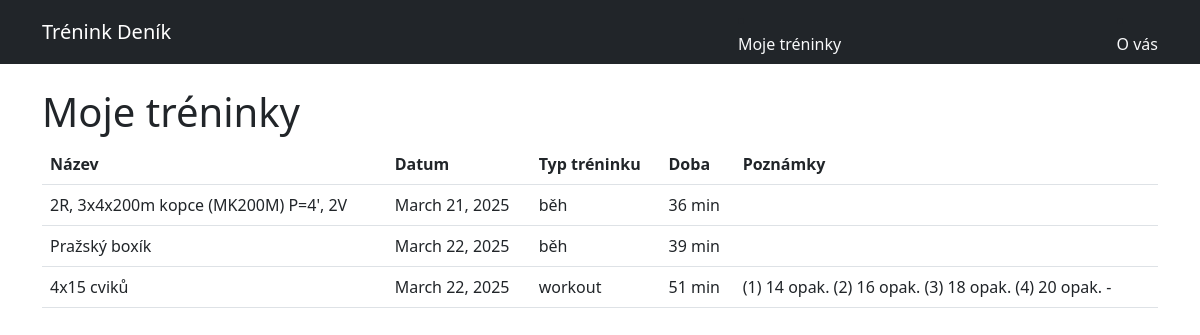
The page /treninky/ (signed in) on the database its author committed.
### api/models.py (models this page shows, shortened)
class Trenink(models.Model):
    TRENINK_TYPES = [
        ('gym', 'Gym/Posilovna'),
        ('workout', 'Workout'),
        ('běh', 'Běh'),
        ('cyklo', 'Kolo'),
    ]
    user = models.ForeignKey(Uzivatel, on_delete=models.CASCADE)
    nazev = models.CharField(max_length=100)
    datum = models.DateField()
    type = models.CharField(max_length=20, choices=TRENINK_TYPES) # Typ tréninku
    doba = models.PositiveIntegerField() # Uplynulá doba tréninku v minutách
    pozn = models.TextField(blank=True)
    active = models.BooleanField(default=True)

### api/views.py (the view)
# urls.py: path('treninky/', treninky, name='treninky'),
def treninky(request):
    treninky = Trenink.objects.filter(user=request.user)
    return render(request, 'treninky.html', {'treninky' : treninky})

### templates/treninky.html (shortened to what this page needs)
{% extends "kalendar.html" %}
{% block content %}
<h1>Moje tréninky</h1>
<table class="table">
    <thead>
        <tr>
            <th>Název</th>
            <th>Datum</th>
            <th>Typ tréninku</th>
            <th>Doba</th>
            <th>Poznámky</th>
        </tr>
    </thead>
    <tbody>
        {% for trenink in treninky %}
        <tr>
            <td>{{ trenink.nazev }}</td>
            <td>{{ trenink.datum }}</td>
            <td>{{ trenink.type }}</td>
            <td>{{ trenink.doba }} min</td>
            <td>{{ trenink.pozn }}</td>
        </tr>
        {% endfor %}
    </tbody>
</table>
{% endblock %}

### rows shown on the page
Trenink: nazev "2R, 3x4x200m kopce (MK200M) P=4', 2V", datum "March 21, 2025", type "běh", doba "36"
Trenink: nazev "Pražský boxík", datum "March 22, 2025", type "běh", doba "39"
Trenink: nazev "4x15 cviků", datum "March 22, 2025", type "workout", doba "51", pozn "(1) 14 opak. (2) 16 opak. (3) 18 opak. (4) 20 opak. -"
